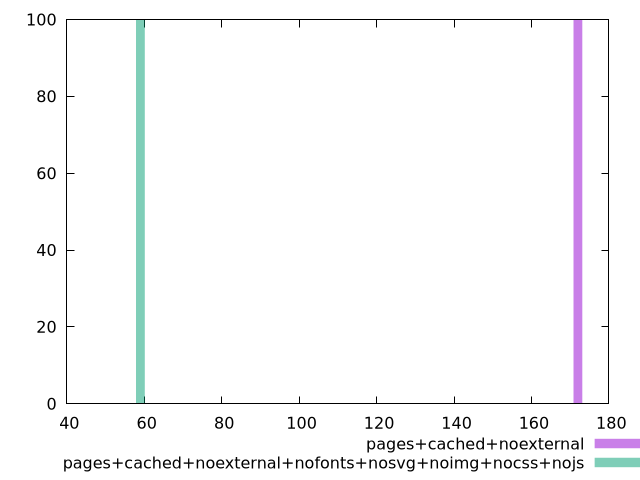

The script that saved this image:
$_pagesCachedNoexternal <<EOF
172 100
EOF
$_pagesCachedNoexternalNofontsNosvgNoimgNocssNojs <<EOF
59 100
EOF
set key outside below
set terminal pngcairo
set output "report_00006_2020-11-02T20-21-41.718Z/dom-size/dom-size_pages+cached+noexternal_pages+cached+noexternal+nofonts+nosvg+noimg+nocss+nojs+hist.png"
set boxwidth 2.26
set style fill transparent solid 0.5 noborder
set yrange [0:100]
plot $_pagesCachedNoexternal title "pages+cached+noexternal" with boxes ,$_pagesCachedNoexternalNofontsNosvgNoimgNocssNojs title "pages+cached+noexternal+nofonts+nosvg+noimg+nocss+nojs" with boxes ,
